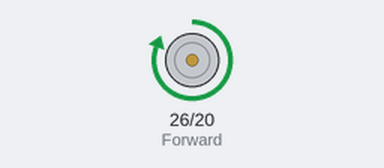
A program run on a simulated Raspberry Pi (BCM pin numbers). Shown: motor-driver pin pairs drawn as motors (green arrow = first pin HIGH = forward, orange = second pin HIGH = backward, longer = more drive). What the program prints to the terminal is not drawn.

Above: at 0.5 s.
Timing chart, 0 to 4.6 s (numbered marks = the images above):
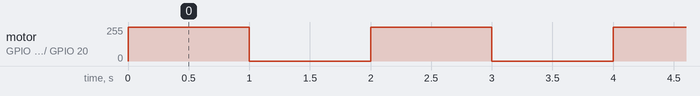

The program:

relay.py
```python
import sys
import time
import RPi.GPIO as GPIO

mode=GPIO.getmode()

GPIO.cleanup()

Forward=26
Backward=20
sleeptime=1

GPIO.setmode(GPIO.BCM)
GPIO.setup(Forward, GPIO.OUT)
GPIO.setup(Backward, GPIO.OUT)

def forward(x):
	GPIO.output(Forward, GPIO.HIGH)
	print("Moving Forward")
	time.sleep(x)
	GPIO.output(Forward, GPIO.LOW)
	time.sleep(x)

def reverse(x):
	GPIO.output(Backward, GPIO.HIGH)
	print("Moving Backward")
	time.sleep(x)
	GPIO.output(Backward, GPIO.LOW)
	time.sleep(x)

try:
	while 1:
		forward(1)
except:
	GPIO.cleanup()


GPIO.cleanup()
```

Measured:
- by itself, motor on GPIO 26 (Forward) / GPIO 20 (Backward): alternates forward 255/255 for 1.0 s and stopped for 1.0 s
